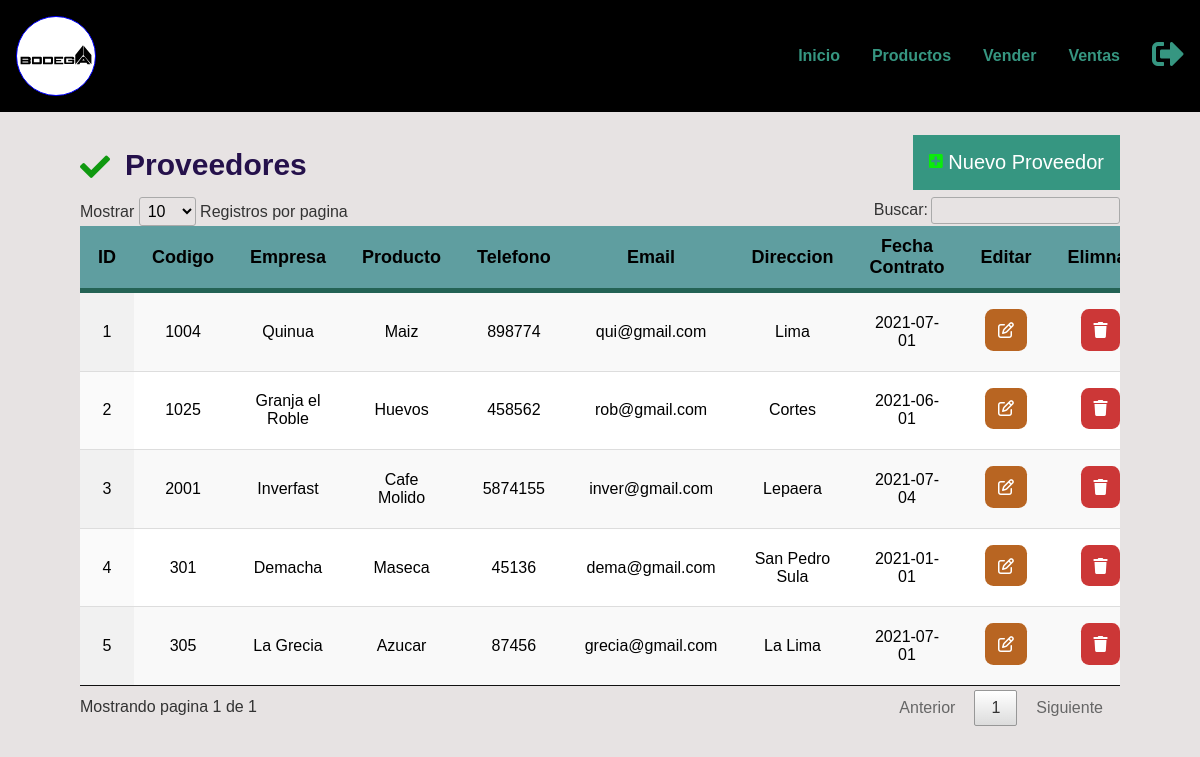
The app's page /lista_proveedores.php (signed in) with its own data.
### tables this page shows
CREATE TABLE IF NOT EXISTS `proveedores` (
  `Id` int(10) NOT NULL AUTO_INCREMENT COMMENT 'Almacena id del proveedor ',
  `Codigo` int(13) NOT NULL COMMENT 'Almacena Codigo del proveedor ',
  `Empresa` varchar(20) NOT NULL COMMENT 'Almacenar nombre proveedor',
  `Producto` varchar(50) NOT NULL COMMENT 'Almacena el producto que distribuye proveedor',
  `Telefono` int(15) NOT NULL COMMENT 'Almacena el contacto del proveedor ',
  `Email` varchar(25) NOT NULL COMMENT 'Almacena correo electrónico del proveedor',
  `Direccion` text NOT NULL COMMENT 'Almacena la dirección de proveedor',
  `Fecha_Cont` date NOT NULL COMMENT 'Almacena fecha contrato ',
  PRIMARY KEY (`Id`),
  UNIQUE KEY `Codigo` (`Codigo`)
);

### lista_proveedores.php (the view, shortened to what this page needs)
<?php
include_once "base_de_datos.php";
$registros = $base->query("SELECT * FROM proveedores;")->fetchAll(PDO::FETCH_OBJ);
?>
<!DOCTYPE html>
<html lang="es">
<head>
   <link rel="stylesheet" href="Iconos/css/all.min.css">
   <link rel="stylesheet" href="css/datatables.min.css">
 <link rel="stylesheet" href="css/style copy.css?t=1">
  <link rel="stylesheet" href="css/reset.css?t=1">
  <link rel="stylesheet" href="css/grid.css">
  <link rel="stylesheet" href="css/layout.css?t=1">
  <link rel="stylesheet" href="css/nav.css?t=1">
  <link rel="stylesheet" href="css/style.css">
  <link rel="stylesheet" href="https://cdnjs.cloudflare.com/ajax/libs/font-awesome/5.15.3/css/all.min.css">
</head>
<body>
  <header class="container-fluid header">
    <div class="container f0">
      <div class="item ph12 md4  inli-block  vertical-middle">
         <a href="index.php">
        <h1 class="logo round">Productos</h1>
      </a>
      </div>
      <nav class="item ph12 md8  inli-block  vertical-middle center md-right p0 menu" id="menu" role="navigation">
        <ul>
          <li class="nobullet vertical-middle"><a class="item" href="index.php">Inicio</a></li>
          <li class="nobullet vertical-middle"><a class="item" href="listar_productos.php">Productos</a></li>
          <li class="nobullet vertical-middle"><a class="item" href="vender_producto.php">Vender</a></li>
          <li class="nobullet vertical-middle"><a class="item" href="ventas.php">Ventas</a></li>
          <li class="nobullet  vertical-middle "><a class="item " href="destruir_session.php"><i title="Salir"
                class="fas fa-sign-out-alt   f2"></i></a>
          </li>
        </ul>
      </nav>
    </div>
  </header>
  <section class="sec1">
    <div class="max-width">
      <div class="titulo">
      <i class="fas fa-check"></i> <h1>Proveedores</h1>
      </div>
      <div class="añadir">
        <a href="agregar_proveedor.php">
          <i class="fas fa-plus-square"></i> Nuevo Proveedor
        </a>
      </div>
    </div>
    <div class="tabla">
      <table class="display" id="myTable">
        <thead >
          <tr>
            <th HEIGHT="35px" >ID</th>
            <th>Codigo</th>
            <th>Empresa</th>
            <th>Producto</th>
            <th>Telefono</th>
            <th>Email</th>
            <th>Direccion</th>
            <th>Fecha Contrato</th>
            <th>Editar</th>
            <th>Elimnar</th>
          </tr>
        </thead>
        <tbody>
        <?php foreach($registros as $proveedor){ ?>
          <tr>
            <td><?php echo $proveedor->Id ?></td>
            <td><?php echo $proveedor->Codigo ?></td>
            <td><?php echo $proveedor->Empresa ?></td>
            <td><?php echo $proveedor->Producto ?></td>
            <td><?php echo $proveedor->Telefono ?></td>
            <td><?php echo $proveedor->Email ?> </td>
            <td><?php echo $proveedor->Direccion ?></td>
            <td><?php echo $proveedor->Fecha_Cont ?></td>
            <td><a href="<?php echo "Acciones/editar_proveedor.php?id=" . $proveedor->Id ?>"><i class="editar fa fa-edit"></i></a></td>
					<td><a href="<?php echo "Acciones/eliminar_proveedor.php?id=" . $proveedor->Id ?>" class='btn_del'><i class="eliminar fa fa-trash"></i></a></td>
          </tr>
          <?php } ?>
        </tbody>
      </table>
    </div>
  </section>
</body>
</html>

### css/style copy.css (style rules this page uses)
.sec1 { width: 100%; height: 100vh; padding: 8rem 0; background-color: rgb(231, 227, 227); }
.sec1 .max-width { max-width: 1300px; margin: 0 auto; padding: 0 80px; display: flex; flex-direction: row; flex-flow: row nowrap; justify-content: space-between; align-items: center; }
.sec1 .max-width h1 { font-family: "Archivo Black", sans-serif; display: inline-block; font-size: 30px; font-weight: 700; color: rgb(37, 17, 75); }
.sec1 .max-width .añadir a { display: inline-block; font-size: 20px; vertical-align: bottom; }
.sec1 .max-width .añadir a i { color: rgb(10, 236, 10); }
.sec1 .max-width .añadir a { color: #fff; background-color: #369681; padding: 1rem; text-decoration: none; }
.sec1 .max-width .titulo i { font-size: 30px; color: rgb(16, 153, 16); }
.f0 { font-size: 0; }
.tabla { max-width: 1300px; margin: 0 auto; padding: 0 80px; border-collapse: collapse; }
.tabla table { width: 100%; border-collapse: collapse; }
.tabla table thead th { background-color: cadetblue; font-size: 18px; }
.tabla table thead { border-bottom: solid 5px #246355; color: #000; }
.tabla table tbody td { text-align: center; padding: 16px; }
.tabla table tbody tr td .editar { padding: 0.8rem; color: #fff; border-radius: 20%; background-color: rgb(184, 101, 34); cursor: pointer; }
.tabla table tbody tr td .eliminar { padding: 0.8rem; color: #fff; border-radius: 20%; background-color: rgb(204, 55, 55); cursor: pointer; }

### css/grid.css (style rules this page uses)
.container, .container-fluid { display: block; width: 100%; margin:auto; }
.container { max-width: 1200px; }
.item { display: block; padding: 16px; padding: 1rem; }
.ph12 { width: 100%; }
@media (min-width: 48em) { .md8 { width: 66.666666666666666666666666666667%; } }
@media (min-width: 48em) { .md4 { width: 33.333333333333333333333333333333%; } }

### css/layout.css (style rules this page uses)
.inli-block { display: inline-block; }
.vertical-middle { vertical-align: middle; }
.center { text-align: center; }
.f0 { font-size: 0; }
.f2 { font-size: 32px; font-size: 2rem; }
.p0 { padding: 0; }
.round { border-radius: 100%; }
.nobullet { margin-left: 0; list-style-type: none; }
@media (min-width: 48em) { .md-right { text-align: right; } }

### css/nav.css (style rules this page uses)
nav[role="navigation"] { -webkit-transition: all 0.3s ease-out; -moz-transition: all 0.3s ease-out; -ms-transition: all 0.3s ease-out; -o-transition: all 0.3s ease-out; transition: all 0.3s ease-out; }
.js nav[role="navigation"] { overflow: hidden; max-height: 0; }
nav[role="navigation"] ul { border-top: thin solid #808080; }
nav[role="navigation"] li { border-bottom: thin solid #808080; }
@media screen and (min-width: 48em) { .js nav[role="navigation"] { max-height: none; } }
@media screen and (min-width: 48em) { nav[role="navigation"] ul { border: 0; } }
@media screen and (min-width: 48em) { nav[role="navigation"] li { display: inline-block; border: 0; } }

### css/style.css (style rules this page uses)
.header { position: fixed; width: 100%; z-index: 999; background-color: #000; }
.logo { width: 5rem; height: 5rem; border: 1px solid blue; text-indent: 9999px; background: transparent url("../images/bodega.svg") no-repeat left; cursor: pointer; background-size: contain; }
.menu { font-weight: 700; }
.titulo { font-size: 13vw; font-family: Georgia, "Times New Roman", Times, serif, sans-serif; }
@media screen and (min-width: 20em) { .titulo { font-size: 12vw; } }
@media screen and (min-width: 48em) { .titulo { font-size: 5vw; } }
@media screen and (min-width: 64em) { .titulo { font-size: 5vw; } }

### records on screen
proveedores: Id "1", Codigo "1004", Empresa "Quinua", Producto "Maiz", Telefono "898774", Email "qui@gmail.com", Direccion "Lima", Fecha_Cont "2021-07-01"
proveedores: Id "2", Codigo "1025", Empresa "Granja el Roble", Producto "Huevos", Telefono "458562", Email "rob@gmail.com", Direccion "Cortes", Fecha_Cont "2021-06-01"
proveedores: Id "3", Codigo "2001", Empresa "Inverfast", Producto "Cafe Molido", Telefono "5874155", Email "inver@gmail.com", Direccion "Lepaera", Fecha_Cont "2021-07-04"
proveedores: Id "4", Codigo "301", Empresa "Demacha", Producto "Maseca", Telefono "45136", Email "dema@gmail.com", Direccion "San Pedro Sula", Fecha_Cont "2021-01-01"
proveedores: Id "5", Codigo "305", Empresa "La Grecia", Producto "Azucar", Telefono "87456", Email "grecia@gmail.com", Direccion "La Lima", Fecha_Cont "2021-07-01"
